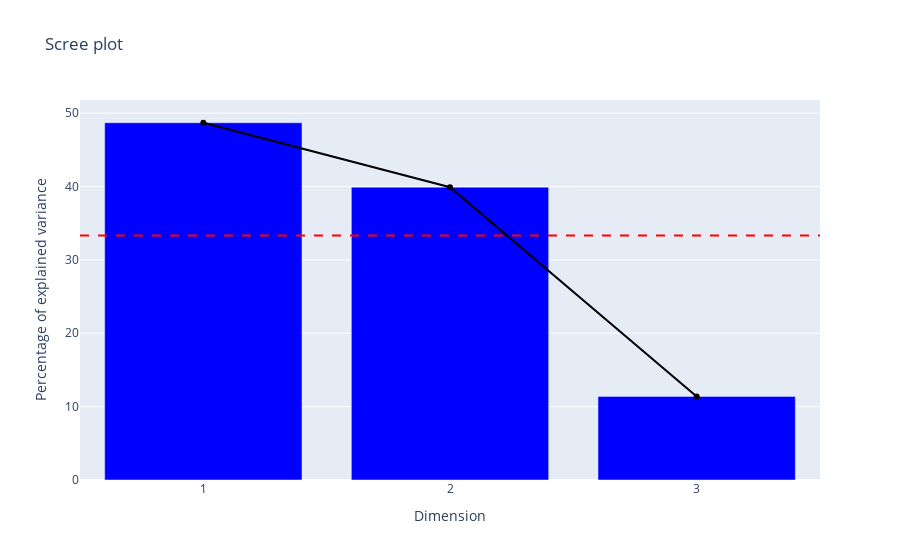

Notebook source saved alongside this figure:
### Markdown cell above
+ Recuerde que la dimensión (`Dim1`) explica la mayor cantidad de variación, seguida por la dimensión 2 (`Dim2`) y así sucesivamente. 

+ Alrededor del 88,6% de la variación se explica por las dos primeras dimensiones. Este es un porcentaje aceptablemente alto.

### Code cell
# Gráfico de sedimentación.
screeplot(ca)

### Figure 1 — Plotly figure (JSON) as saved in the notebook; plotly's stock layout.template omitted (floating-point values rounded to 4 significant figures)
{"data": [{"alignmentgroup": "True", "hovertemplate": "Dimension=%{x}<br>Percentage of explained variance=%{y}<extra></extra>", "legendgroup": "", "marker": {"color": "blue", "pattern": {"shape": ""}}, "name": "", "offsetgroup": "", "orientation": "v", "showlegend": false, "textposition": "auto", "type": "bar", "x": ["1", "2", "3"], "xaxis": "x", "y": [48.69, 39.91, 11.4], "yaxis": "y"}, {"marker": {"color": "black", "symbol": "circle"}, "showlegend": false, "type": "scatter", "x": ["1", "2", "3"], "y": [48.69, 39.91, 11.4]}], "layout": {"barmode": "relative", "legend": {"tracegroupgap": 0}, "shapes": [{"line": {"color": "red", "dash": "dash"}, "type": "line", "x0": 0, "x1": 1, "xref": "x domain", "y0": 33.33, "y1": 33.33, "yref": "y"}], "title": {"text": "Scree plot"}, "xaxis": {"anchor": "y", "domain": [0, 1], "title": {"text": "Dimension"}}, "yaxis": {"anchor": "x", "domain": [0, 1], "title": {"text": "Percentage of explained variance"}}}}
